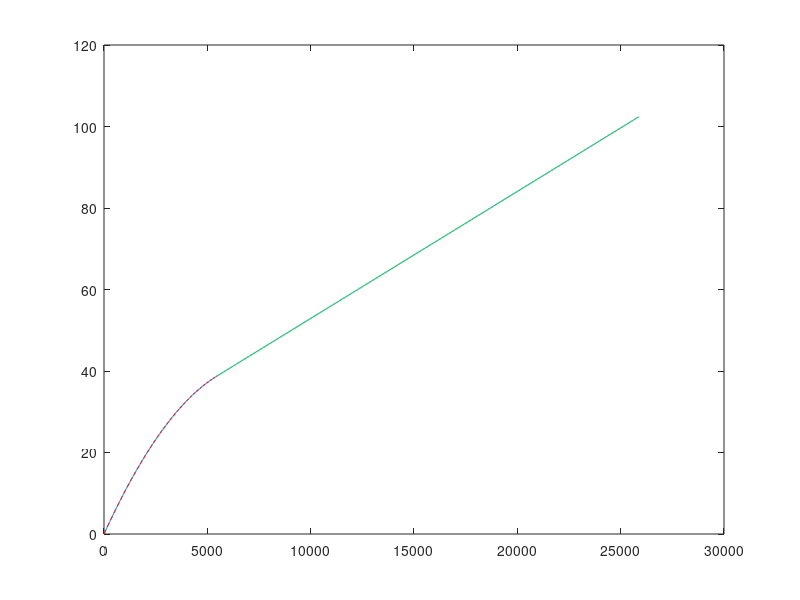

Write the MATLAB code that produced this figure.
clear 
load('PtSalBathy.mat','xl','zl')       

zl1x = gradient(zl, xl(2)-xl(1));  % 1st order partial derivative in x 
zl2x = gradient(zl1x,xl(2)-xl(1));  % 2nd order partial derivative in x 
zl3x = gradient(zl2x,xl(2)-xl(1));

figure
% subplot(411)
plot(xl,zl) 
% subplot(412)
% plot(xl,zl1x)       
% subplot(413)
% plot(xl,zl2x)
% subplot(414)
% plot(xl,zl3x)

x2 = xl(1:548);
z2 = zl(1:548);
p2 = polyfit(x2, z2, 2);
zf2 = polyval(p2, x2);
zf2_1x = gradient(zf2, x2(2)-x2(1));  % 1st order partial derivative in x 
zf2_1x(1)-zl1x(1)


x1 = xl(549:end);
z1 = zl(549:end);
p1 = polyfit(x1, z1, 1);
zf1 = polyval(p1, x1);
zf1_1x = gradient(zf1, x1(2)-x1(1));  % 1st order partial derivative in x 
zf1_1x(end)-zl1x(end)

% subplot(411)
hold on
plot(x1,zf1,'--g')
plot(x2,zf2,'--r')